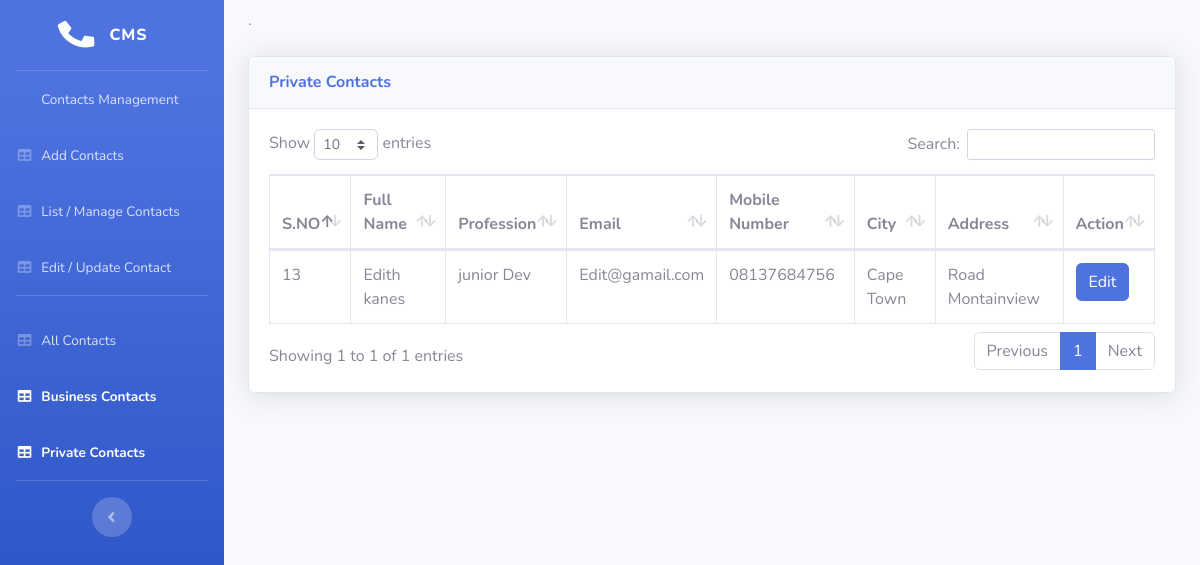
The page /contactsmanagement/private.php on the database its author committed.
### tables this page shows
CREATE TABLE `contacts` (
  `id` int(11) NOT NULL,
  `Address` varchar(50) NOT NULL,
  `City` varchar(255) NOT NULL,
  `Email` varchar(50) NOT NULL,
  `Fullname` varchar(255) NOT NULL,
  `Mobile` varchar(255) NOT NULL,
  `Profession` varchar(255) NOT NULL,
  `contact_type` int(11) NOT NULL DEFAULT 1
);

### contactsmanagement/private.php (the view, shortened to what this page needs)
<?php  include('process.php'); ?>
<!DOCTYPE html>
<html lang="en">
<head>
  <link href="vendor/fontawesome-free/css/all.min.css" rel="stylesheet" type="text/css">
  <link href="css/sb-admin-2.min.css" rel="stylesheet">
  <link href="vendor/datatables/dataTables.bootstrap4.min.css" rel="stylesheet">
</head>
<body id="page-top">
  <div id="wrapper">
    <ul class="navbar-nav bg-gradient-primary sidebar sidebar-dark accordion" id="accordionSidebar">
      <a class="sidebar-brand d-flex align-items-center justify-content-center" href="index.php">
        <div class="sidebar-brand-icon rotate-n-15">
          <i class="fas fa-phone-alt"></i>
        </div>
        <div class="sidebar-brand-text mx-3">CMS<sup></sup></div>
      </a>
      <hr class="sidebar-divider my-0">
      <li class="nav-item">
	      <a class="nav-link" href="index.php">
          <span>Contacts Management</span></a>
      </li>
	  <li class="nav-item">
        <a class="nav-link" href="addcontacts.php">
          <i class="fas fa-fw fa-table"></i>
          <span>Add Contacts</span></a>
      </li>
	  <li class="nav-item">
        <a class="nav-link" href="managecontacts.php">
          <i class="fas fa-fw fa-table"></i>
          <span>List / Manage Contacts</span></a>
      </li>
	  <li class="nav-item">
        <a class="nav-link" href="edit.php">
          <i class="fas fa-fw fa-table"></i>
          <span>Edit / Update Contact</span></a>
      </li>
      <hr class="sidebar-divider">
      <li class="nav-item">
        <a class="nav-link" href="allcontacts.php">
          <i class="fas fa-fw fa-table"></i>
          <span>All Contacts</span></a>
      </li>
      <li class="nav-item active">
        <a class="nav-link" href="business.php">
          <i class="fas fa-fw fa-table"></i>
          <span>Business Contacts</span></a>
      </li>
	  <li class="nav-item active">
        <a class="nav-link" href="private.php">
          <i class="fas fa-fw fa-table"></i>
          <span>Private Contacts</span></a>
      </li>
      <hr class="sidebar-divider d-none d-md-block">
      <div class="text-center d-none d-md-inline">
        <button class="rounded-circle border-0" id="sidebarToggle"></button>
      </div>
    </ul>
    <div id="content-wrapper" class="d-flex flex-column">
      <div id="content">
        <div class="container-fluid">
          <h1 class="h3 mb-2 text-gray-800"><?php if (isset($_SESSION['message'])): ?>
	<div class="msg">
		<?php
			echo $_SESSION['message'];
			unset($_SESSION['message']);
		?>
	</div>
<?php endif ?>
          <p class="mb-4"></a>.</p>
          <div class="card shadow mb-4">
            <div class="card-header py-3">
              <h6 class="m-0 font-weight-bold text-primary">Private Contacts</h6>
            </div>
            <div class="card-body">
              <div class="table-responsive">
			  <?php $results = mysqli_query($db, "SELECT * FROM contacts where contact_type = 3"); ?>
                <table class="table table-bordered" id="dataTable" width="100%" cellspacing="0">
                  <thead>
                    <tr>
					  <th>S.NO</th>
                      <th>Full Name</th>
                      <th>Profession</th>
					  <th>Email</th>
					  <th>Mobile Number</th>
					  <th>City</th>
					  <th>Address</th>
                      <th colspan="1">Action</th>
                    </tr>
                  </thead>
                  <?php while ($row = @mysqli_fetch_array($results)) { ?>
		      <tr>
			      <td><?php echo $row['id']; ?></td>
                  <td><?php echo $row['Fullname']; ?></td>
                  <td><?php echo $row['Profession']; ?></td>
                  <td><?php echo $row['Email']; ?></td>
                  <td><?php echo $row['Mobile']; ?></td>
                  <td><?php echo $row['City']; ?></td>
                  <td><?php echo $row['Address']; ?></td>
                <td>
				   <a href="edit.php?edit=<?php echo $row['id']; ?>" class="btn btn-primary btn-xs" >Edit</a> <br>
			    </td>
		     </tr>
	<?php } ?>
                </table>
              </div>
            </div>
          </div>
        </div>
      </div>
    </div>
  </div>
</body>
</html>

### rows shown on the page
contacts: id "13", Fullname "Edith kanes", Profession "junior Dev", Email "Edit@gamail.com", Mobile "08137684756", City "Cape Town", Address "Road Montainview"
